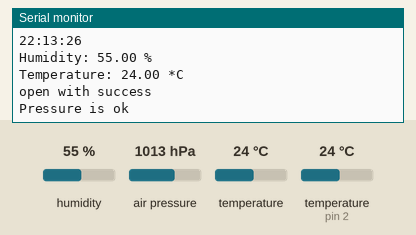
A sketch run on a simulated Arduino Leonardo, built with avr-gcc and run on an emulated ATmega32U4. On the bench: the last lines printed to the serial monitor. The inputs (shaded band) are chosen by the test bench; at power-on: humidity 55 %, temperature (sensor on pin 2) 24 °C, air pressure 1013 hPa, temperature 24 °C. The local clock reads 2024-03-15 10:24:30 at power-on unless the sketch sets it; storage starts empty.

Above: at 7.9 s.
8.0 s: humidity set to 22 %
At 13.1 s:
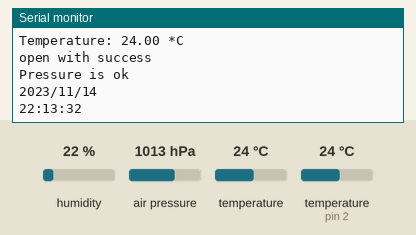
15.2 s: temperature (sensor on pin 2) set to 12 °C
At 20.3 s:
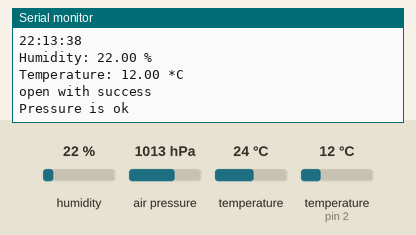
22.4 s: humidity set to 40 %
At 25.3 s:
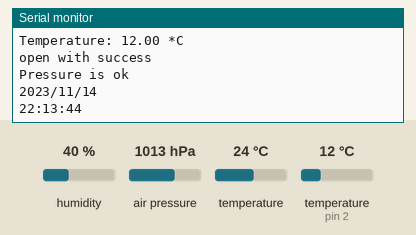
Timing chart, 0 to 26.8 s (numbered marks = the images above; inputs shaded):
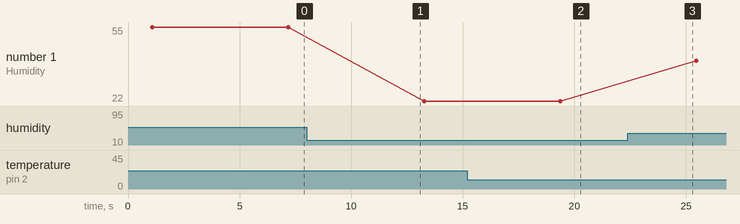

Measured:
- after the input at 15.2 s, the serial monitor: prints a new line after 4.2 s (image 2)
- plotted number 1: 22 → 40 after the input at 22.4 s

The sketch:

17_weather_station_datalogger.ino
```cpp
/*
 * Rui Santos
 * Complete Project Details http://randomnerdtutorials.com
 */

// Example testing sketch for various DHT humidity/temperature sensors
#include <SPI.h>
#include <SD.h>
#include <DHT.h>
#include <RTClib.h>
#include <SFE_BMP180.h>

//define DHT pin
#define DHTPIN 2     // what pin we're connected to

// Uncomment whatever type you're using!
#define DHTTYPE DHT11   // DHT 11
//#define DHTTYPE DHT22   // DHT 22  (AM2302)
//#define DHTTYPE DHT21   // DHT 21 (AM2301)

// Initialize DHT sensor for normal 16mhz Arduino
DHT dht(DHTPIN, DHTTYPE);

// change this to match your SD shield or module;
// Arduino Ethernet shield: pin 4
// Data loggin SD shields and modules: pin 10
// Sparkfun SD shield: pin 8
const int chipSelect = 10;

//creating a file to store the data
File myFile;

//For the RTC
RTC_DS1307 rtc;

//You need to create an SFE_BMP180 object, here called "pressure":
SFE_BMP180 pressure;

#define ALTITUDE 100 // Set here your altitude

void setup() {

  //initializing the DHT sensor
  dht.begin();

  //initializing Serial monitor
  Serial.begin(9600);

  // setup for the RTC
  while (!Serial); // for Leonardo/Micro/Zero
  if (! rtc.begin()) {
    Serial.println("Couldn't find RTC");
    while (1);
  }
  else {
    // following line sets the RTC to the date & time this sketch was compiled
    rtc.adjust(DateTime(F(__DATE__), F(__TIME__)));
  }
  if (! rtc.isrunning()) {
    Serial.println("RTC is NOT running!");
  }
  Serial.print("Initializing SD card...");

  if (!SD.begin(chipSelect)) {
    Serial.println("initialization failed!");
    return;
  }
  Serial.println("initialization done.");

  if(pressure.begin())
    Serial.println("BMP180 init success");
  else {
    // Oops, something went wrong, this is usually a connection problem,
    // see the comments at the top of this sketch for the proper connections.
    Serial.println("BMP180 init fail\n\n");
    while(1); // Pause forever.
  }

  // open the file. note that only one file can be open at a time,
  // so you have to close this one before opening another.
  myFile=SD.open("DATA.txt", FILE_WRITE);

  // if the file opened ok, write to it:
  if (myFile) {
    Serial.println("File opened ok");
    myFile.println("Date,Time,Temperature ºC,Humidity %,Pressura hPa");
  }
  myFile.close();
}

void loggingTime(){
  DateTime now = rtc.now();
  myFile = SD.open("DATA.txt", FILE_WRITE);
  if (myFile) {
    myFile.print(now.year(), DEC);
    myFile.print('/');
    myFile.print(now.month(), DEC);
    myFile.print('/');
    myFile.print(now.day(), DEC);
    myFile.print(" ");
    myFile.print(now.hour(), DEC);
    myFile.print(':');
    myFile.print(now.minute(), DEC);
    myFile.print(':');
    myFile.print(now.second(), DEC);
    myFile.print(",");
  }
  Serial.print(now.year(), DEC);
  Serial.print('/');
  Serial.print(now.month(), DEC);
  Serial.print('/');
  Serial.println(now.day(), DEC);
  Serial.print(now.hour(), DEC);
  Serial.print(':');
  Serial.print(now.minute(), DEC);
  Serial.print(':');
  Serial.println(now.second(), DEC);
  myFile.close();
  delay(1000);
}

void loggingTemperature () {

  // Reading temperature or humidity takes about 250 milliseconds!
  // Sensor readings may also be up to 2 seconds 'old' (its a very slow sensor)
  float h = dht.readHumidity();
  // Read temperature as Celsius
  float t = dht.readTemperature();
  // Read temperature as Fahrenheit
  //float f = dht.readTemperature(true);

  // Check if any reads failed and exit early (to try again).
  if (isnan(h) || isnan(t) /*|| isnan(f)*/) {
    Serial.println("Failed to read from DHT sensor!");
    return;
  }

  //debugging purposes
  Serial.print("Humidity: ");
  Serial.print(h);
  Serial.println(" %");
  Serial.print("Temperature: ");
  Serial.print(t);
  Serial.println(" *C");
  //Serial.print(f);
  //Serial.println(" *F\t");

  myFile = SD.open("DATA.txt", FILE_WRITE);
  if (myFile) {
    Serial.println("open with success");
    myFile.print(t);
    myFile.print(",");
    myFile.print(h);
    myFile.print(",");
  }
  myFile.close();
}
void loggingPressure(){
  char status;
  double T,P,a;
  status = pressure.startTemperature();
  if (status != 0){
    // Wait for the measurement to complete:
    delay(status);
    // Retrieve the completed temperature measurement:
    // Note that the measurement is stored in the variable T.
    // Function returns 1 if successful, 0 if failure.
    status = pressure.getTemperature(T);
    if (status != 0){
      // Start a pressure measurement:
      // The parameter is the oversampling setting, from 0 to 3 (highest res, longest wait).
      // If request is successful, the number of ms to wait is returned.
      // If request is unsuccessful, 0 is returned.

      status = pressure.startPressure(3);
      if (status != 0){
        // Wait for the measurement to complete:
        delay(status);

        // Note that the measurement is stored in the variable P.
        // Note also that the function requires the previous temperature measurement (T).
        // (If temperature is stable, you can do one temperature measurement for a number of pressure measurements.)
        // Function returns 1 if successful, 0 if failure.

        status = pressure.getPressure(P,T);
        if (status != 0){
          myFile = SD.open("DATA.txt", FILE_WRITE);
          if (myFile) {
            myFile.println(P,2);
            Serial.println("Pressure is ok");
          }
          myFile.close();
        }
        else Serial.println("error retrieving pressure measurement\n"); //for debugging
      }
      else Serial.println("error starting pressure measurement\n"); //for debugging
    }
    else Serial.println("error retrieving temperature measurement\n"); //for debugging
  }
  else Serial.println("error starting temperature measurement\n"); //for debugging

}

void loop() {
  loggingTime();
  loggingTemperature();
  loggingPressure();
  delay(5000);
}
```
